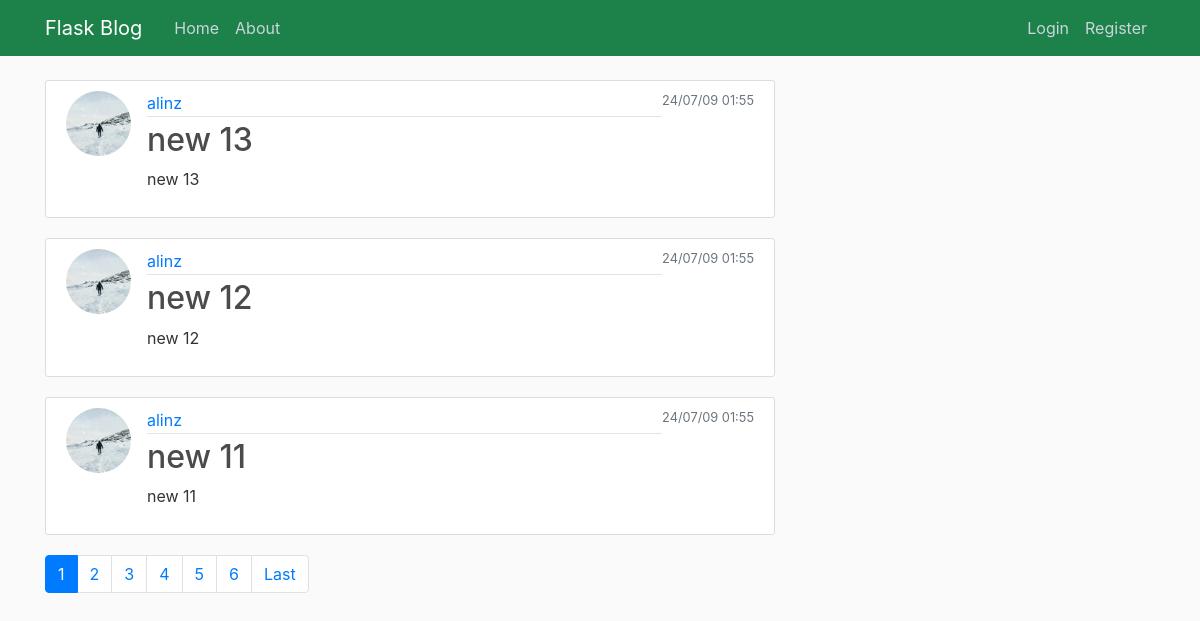
Before: / with the older database file.
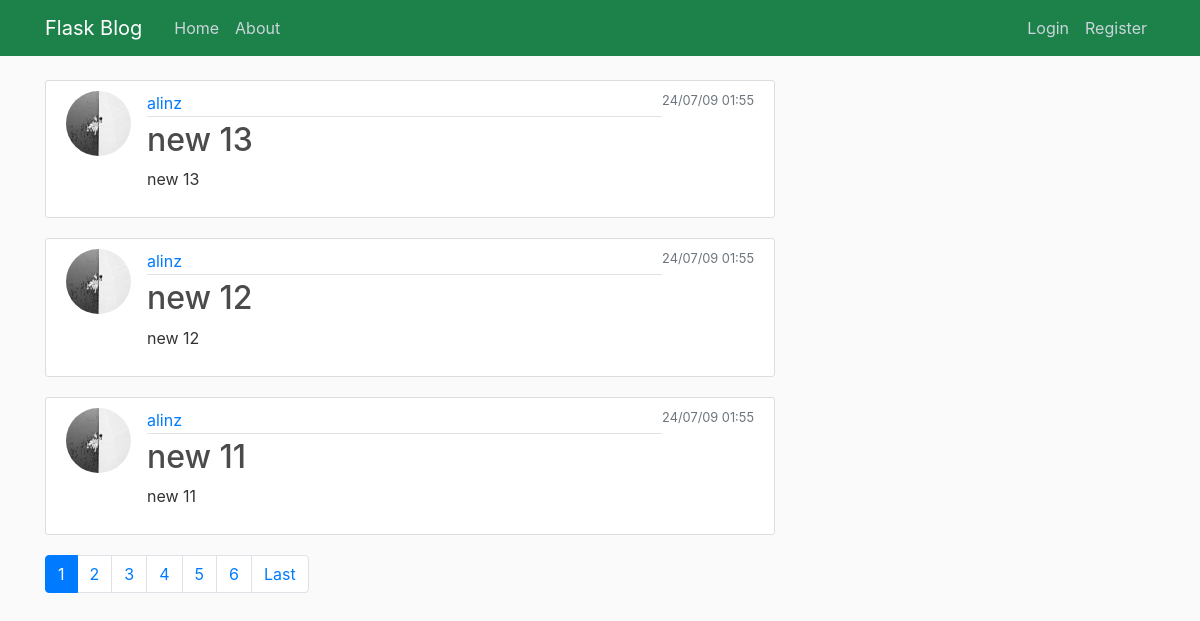
After: the same page with the newer database file.
### flaskblog/posts/models.py (models this page shows, shortened)
class Post(db.Model):
    id = db.Column(db.Integer, primary_key=True)
    title = db.Column(db.String(100), nullable=False)
    date_posted = db.Column(db.DateTime, nullable=False, default=datetime.now)
    content = db.Column(db.Text, nullable=False)
    user_id = db.Column(db.Integer, db.ForeignKey('user.id'), nullable=False)

### flaskblog/users/models.py (models this page shows, shortened)
class User(db.Model, UserMixin):
    id = db.Column(db.Integer, primary_key=True)
    username = db.Column(db.String(20), unique=True, nullable=False)
    email = db.Column(db.String(120), unique=True, nullable=False)
    image_profile = db.Column(db.String(20), nullable=False, default='default.jpg')
    password = db.Column(db.String(60), nullable=False)
    posts = db.relationship('Post', backref='author', lazy=True)

### flaskblog/main/routes.py (the view)
@main.route("/", methods=['GET', 'POST'])
def home():
    page = request.args.get('page', 1, type=int)
    posts = Post.query.order_by(Post.date_posted.desc()).paginate(page=page, per_page=3)
    form = PostForm()
    if form.validate_on_submit():
        post = Post(title=form.title.data, content=form.content.data, author=current_user) # type: ignore
        db.session.add(post)
        db.session.commit()
        flash('Your post has been created!', 'success')
        return redirect(url_for('main.home'))
    return render_template('home.html', posts=posts, form=form, pagination=posts)

### flaskblog/templates/home.html (shortened to what this page needs)
{% extends 'base.html' %}
{% block content %}
    {% for post in posts %}
    <article class="media content-section">
        <a href="{{ url_for('users.profile', username=post.author.username) }}"><img class="rounded-circle article-img" src="{{ url_for('static', filename='profile_pics/' + post.author.image_profile) }}"></a>
        <div class="media-body">
        <div class="article-metadata">
            <a class="mr-2" href="{{ url_for('users.profile', username=post.author.username) }}">{{ post.author.username }}</a>
        </div>
        <h2><a class="article-title" href="{{ url_for('posts.post', post_id=post.id) }}">{{ post.title }}</a></h2>
        <p class="article-content">{{ post.content }}</p>
        </div>
        <small class="text-muted">
            {{ post.date_posted.strftime('%y/%m/%d %H:%M') }}
        </small>
    </article>
    {% endfor %}
    <nav aria-label="Page navigation example">
        <ul class="pagination">
            {% for page_num in pagination.iter_pages() %}
                {% if page_num %}
                    {% if page_num != pagination.page %}
                    <li class="page-item"><a class="page-link" href="/?page={{ page_num }}">{{ page_num }}</a></li>
                    {% else %}
                    <li class="page-item active" aria-current="page">
                        <span class="page-link">{{ page_num }}</span>
                    </li>
                    {% endif %}
                {% else %}
                    <li class="page-item disabled"><span class="page-link">...</span></li>
                {% endif %}
            {% endfor %}
            {% if pagination.has_next %}
                <li class="page-item">
                    <a class="page-link" href="/?page={{ pagination.pages }}">Last</a>
                </li>
            {% endif %}
        </ul>
    </nav>
    {% endblock content %}

Changed rows visible on the page:
changed through a linked row, Post "new 13": image_profile: a different picture
changed through a linked row, Post "new 12": image_profile: a different picture
changed through a linked row, Post "new 11": image_profile: a different picture
